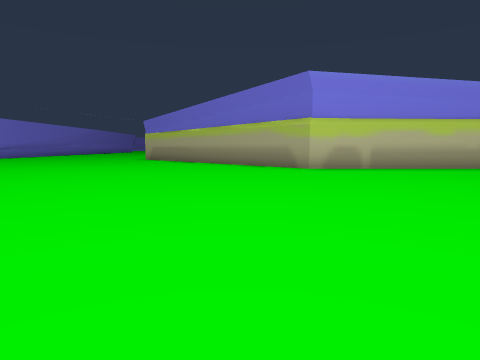
View 1 (above)

24 first-person views from a walk through a Unity game level. The camera is 0.57 m above the floor, tilts 6° down and sees 75° across. The floor is counted in squares, 1 m on a side. Each view is taken from the middle of a square. On the plan, view 1 faces up. The plan holds only what a view shows up to about 9 squares ahead; the rest is blank. The place goes on beyond the plan. Some animated figures are left out. Some surface patterns are stand-ins.

View 2
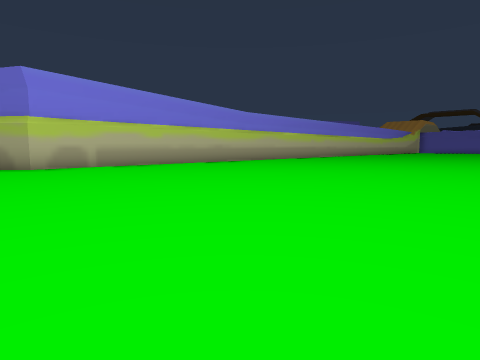

View 3
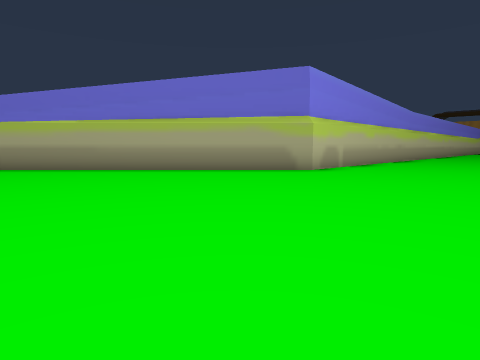

View 4
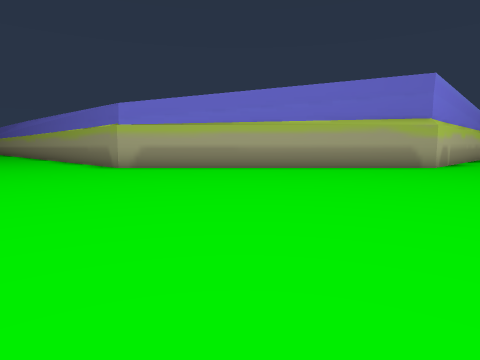

View 5
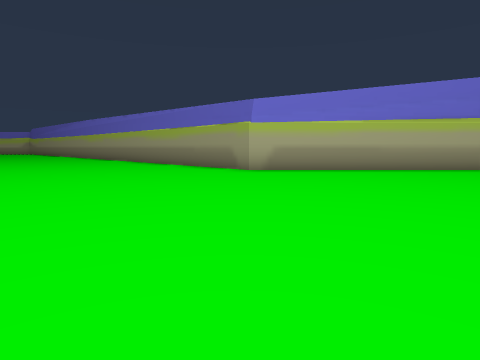

View 6
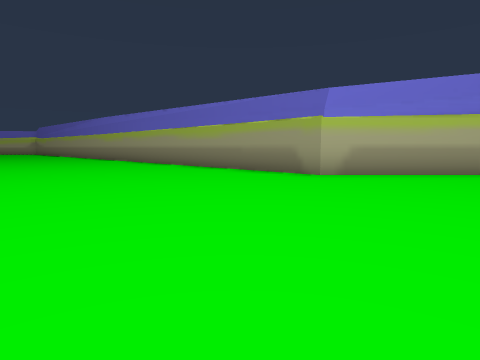

View 7
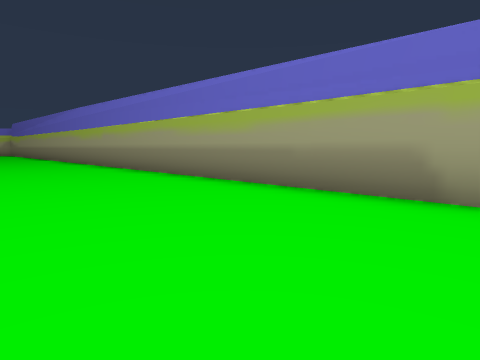

View 8
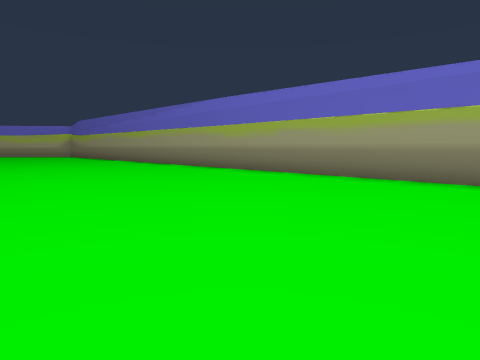

View 9
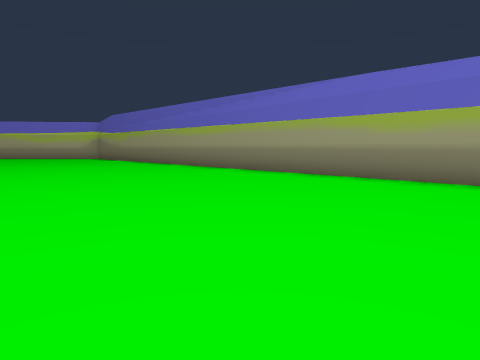

View 10
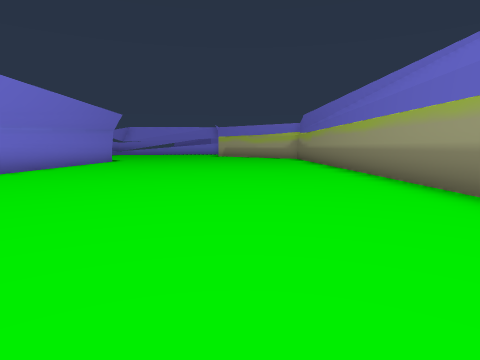

View 11
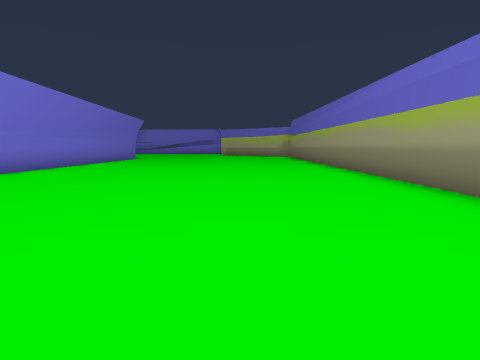

View 12
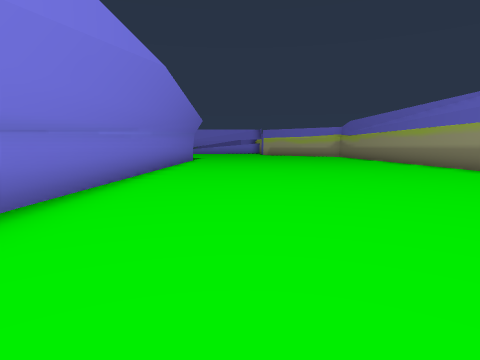

View 13
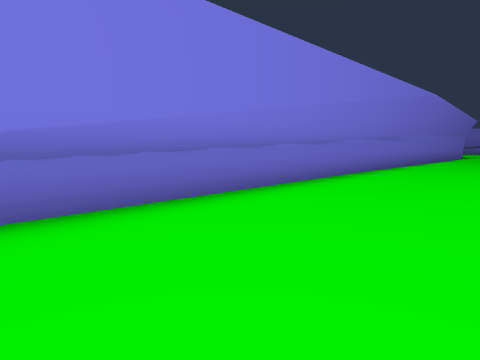

View 14
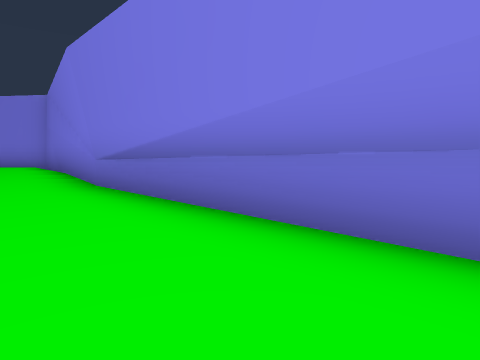

View 15
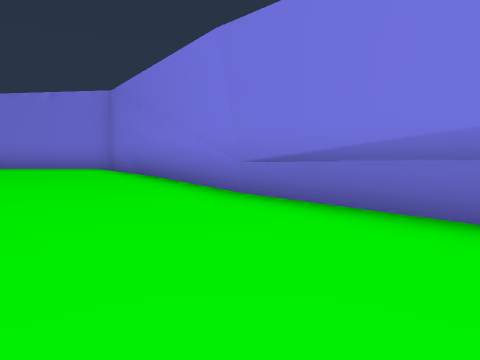

View 16
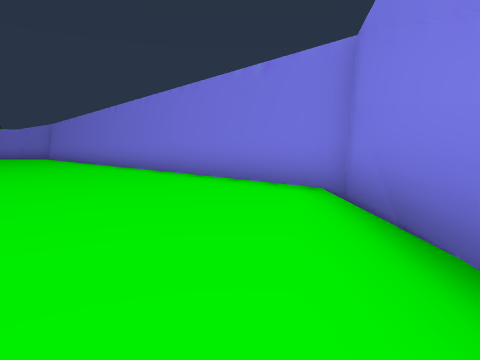

View 17
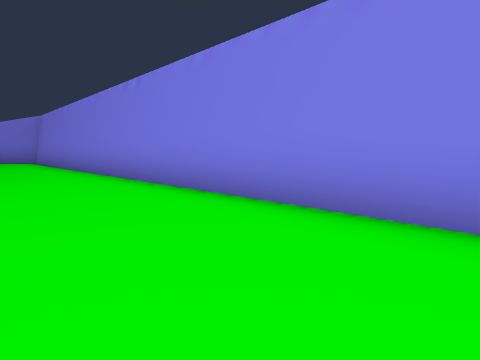

View 18
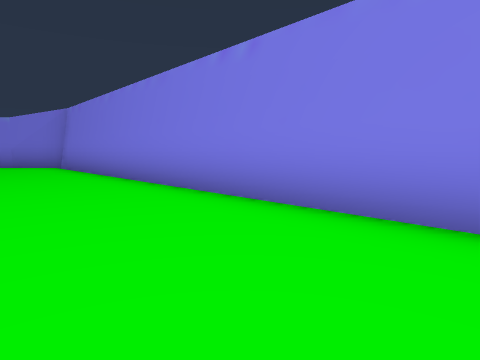

View 19
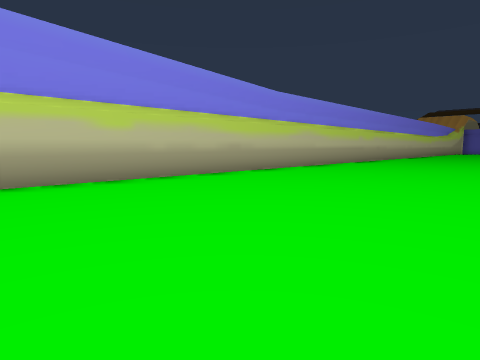

View 20
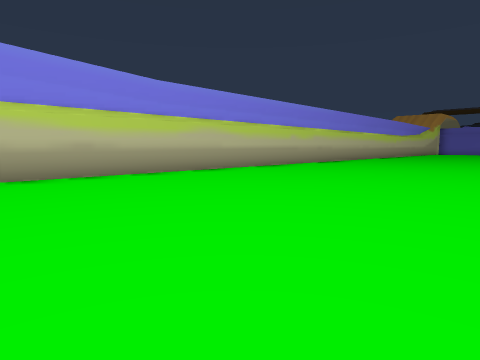

View 21
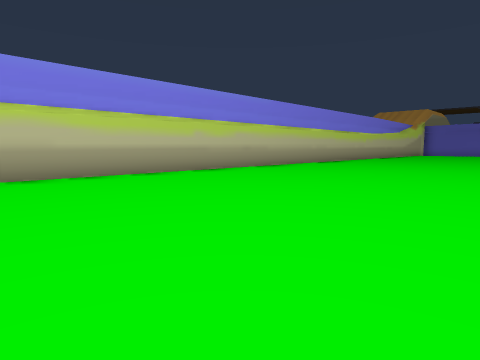

View 22
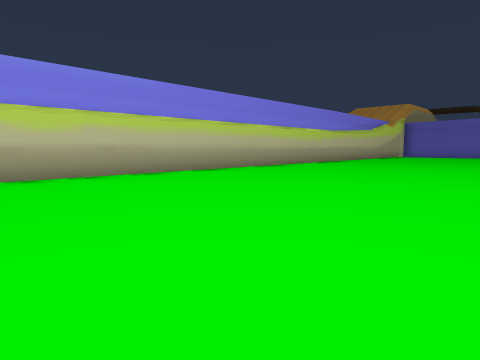

View 23
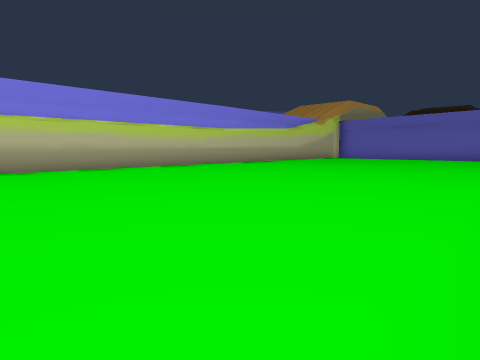

View 24
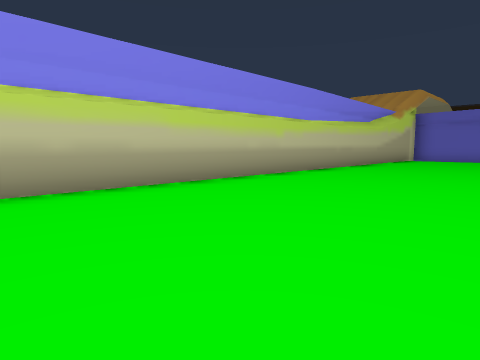

### Floor plan
Points are (right, up) in squares from view 1. A wall is a line through its corners. A room is listed if a view was taken in it or the views show most of it. See-through windows are left out.
Room 1 (views 1, 2, 3, 4, 5, 6, 7, 8, 9, 10, 11, 12, 13, 14, 15, 16, 17, 18, 19, 20, 21, 22, 23, 24)
walls: (-12.5, 8.8) (-2, -1.9) (-0.2, -1.8); (-11.7, 14.4) (-12.3, 10); (-11.6, 17.9) (-11.7, 14.1); (27.6, 8.3) (1.8, 8.3) (-4.3, 14.4) (-4.2, 32.1); (-12.2, 25.5) (-11.6, 16.5); (-12.3, 29) (-11.7, 14.1)

Positions as (right, up) in squares from view 1, and headings:
1: (0, 0), facing up
2: (0, -1), facing up-right
3: (-5, 4), facing up-right
4: (-8, 6), facing up-right
5: (-10, 9), facing up-right
6: (-10, 11), facing up-right
7: (-8, 14), facing up-right
8: (-10, 19), facing up-right
9: (-10, 23), facing up-right
10: (-7, 23), facing up
11: (-7, 20), facing up
12: (-10, 20), facing up
13: (-9, 16), facing up-left
14: (-10, 19), facing down-left
15: (-9, 17), facing down-left
16: (-11, 13), facing down
17: (-9, 9), facing down
18: (-7, 7), facing down
19: (3, 3), facing up-right
20: (6, 2), facing up-right
21: (10, 2), facing up-right
22: (14, 2), facing up-right
23: (18, 0), facing up-right
24: (19, 4), facing up-right
